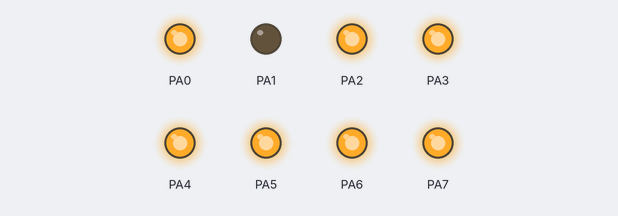
Recording of a program running on a simulated ATmega2560, built with avr-gcc and emulated at 10 MHz. Parts: output pins drawn as LEDs (lit = HIGH). At 3.0 s the program stops and its outputs stay as they are.

Above: at 0.1 s.
At 1.1 s:
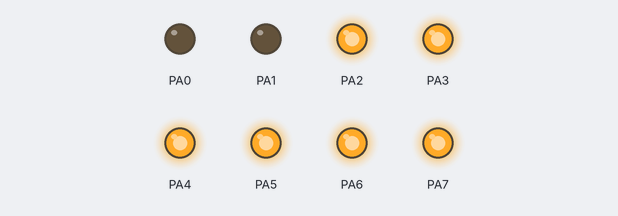
At 2.1 s:
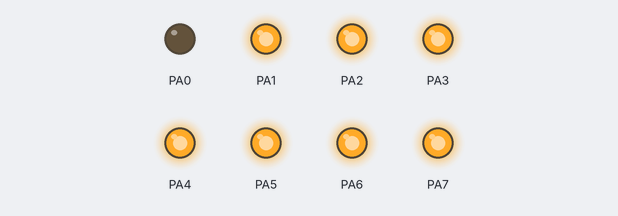
Timing chart, 0 to 3.6 s (numbered marks = the images above):
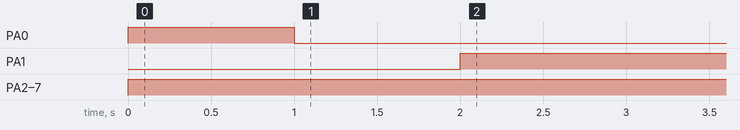

Measured:
- by itself, PA0: LOW → HIGH at 0.00 s, → LOW 1.0 s later
- by itself, PA1: LOW → HIGH at 2.0 s
- by itself, PA2–7: LOW → HIGH at 0.00 s

The program:

main.c
```c
/*
 * 2ndProgExercises.c
 *
 * Created: 4/12/2018 9:44:16 AM
 * Author : Talita
 */

#define F_CPU 10000000L
#include <avr/io.h>
#include <util/delay.h>


int main(void)
{
	DDRA = 0xff;            // setting all I/O's in port A as outputs
	PORTA = 0xff;

	int a = 2;
	int b = 7;
    int c = power(&a, &b);
	PORTA = ~c;

	int ms1 = 1;
	int ms2 = 2;
	int ms3 = 3;
	multySwap(&ms1, &ms2, &ms3);

	PORTA = ~ms1;
	_delay_ms(1000);
	PORTA = ~ms2;
	_delay_ms(1000);
	PORTA = ~ms3;
	_delay_ms(1000);
}

int power(int *x, int *y) {
	int result = 1;
	for (int i = 1; i <=*y; i++) {
		result = result * *x;
	}
	return result;
}

void multySwap(int *x, int *y, int *z) {
	int temp = *x;
	*x = *y;
	*y = *z;
	*z = temp;
}
```
